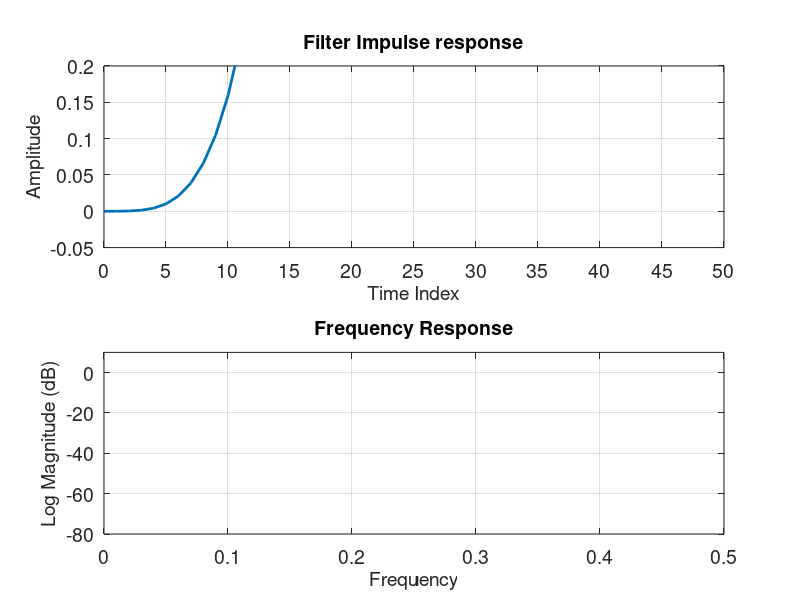
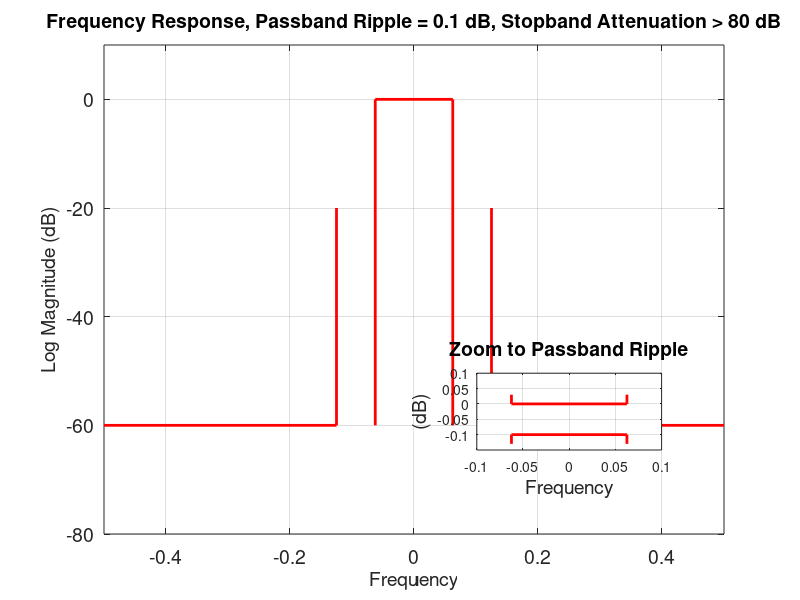
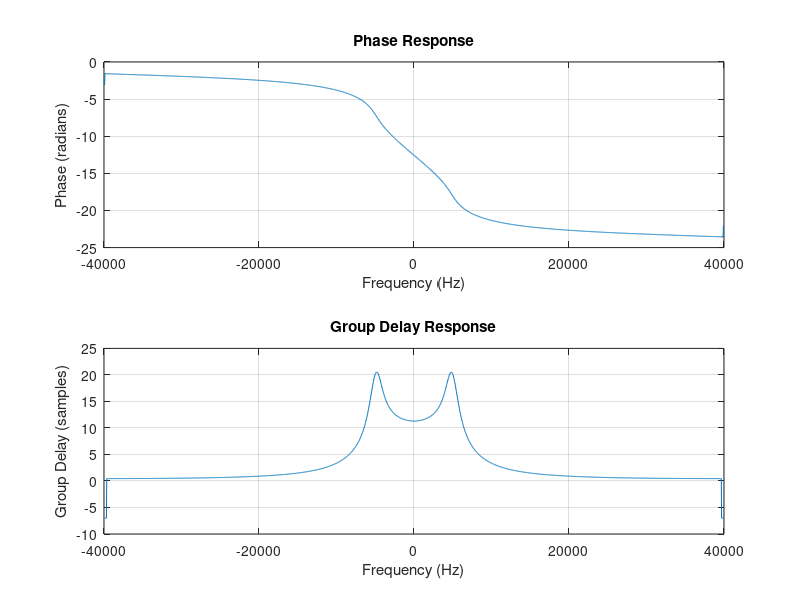
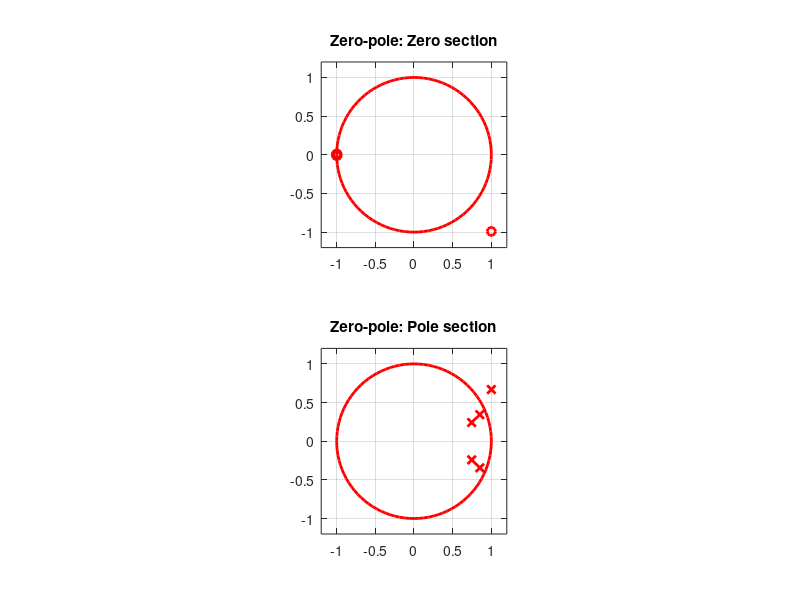

Source code (MATLAB) for these figures, in order:
% Clearing data
clc;
close all;
clf reset;
clear;

%%
% Set up

N=7;        % Order of filter
Rs= 60;     % Stopband ripple (dB)

% Math for stopband edge frequency
% W1 = (stopband frequency) / (sampling rate / 2)
sampling_rate = 80e3;
stop_freq = 10e3;
pass_freq = 5e3;

W1 = 2 * pass_freq / sampling_rate;
% W1 = 0.30;   % Normalized cutoff frequency (rounded up for margin)

% Designs a Chebyshev Type 2 digital filter
% Ripple in stopband, and ripple-free passband
% Outputs numerator (bb) and denominator (aa) coefficients
[bb,aa] = butter(N,W1);

%%%%%%%%%%%%%%%%%%%%%%%%%%%%%%%%%%%%%%%%%%%%%%%%%%%%%%%%
%%
% Second order sections (SOS): Represents higher-order filter
% as a cascade of second-order filters
% In our case, we represent a 7th order Chebyshev Type 2 digital filter
% as 4 2nd order filters
% Columns of the second order filter represents:
% c00, c10, c20, 1, c11, c22
% c00 - c20: represents coefficients for the numerator of the second-order
% filter
% 1 represents the scaling fators
% c11 - c22: represents coefficients for the demoninator of the second-order
% filter

[sos,g] = tf2sos(bb,aa);
% Plot magnitude and phase
% freqz(bb,aa)

% The produced second order section for cheby2 with 7-th degree
% 1.0000    1.0000         0    1.0000   -0.4406         0
% 1.0000    0.3187    1.0000    1.0000   -0.9782    0.2859
% 1.0000   -0.8076    1.0000    1.0000   -1.2103    0.5134
% 1.0000   -1.1418    1.0000    1.0000   -1.4942    0.8157

% Spliting by filters (also in order starting with c1 for cascade and 
% incrementing values for other 2nd order filters)
c1 = sos(1,:);
c2 = sos(2,:);
c3 = sos(3,:);
c4 = sos(4,:);

%%%%%%%%%%%%%%%%%%%%%%%%%%%%%%%%%%%%%%%%%%%%%%%%%%%%%%%%
%% 
% Calculating stage factor (used to normalize gain of each sos)
filter_cnt = length(sos(:,1));
factor = zeros(1,filter_cnt);

% Gets factor for each second-order filter
for i=1:filter_cnt
    factor(i) = sum(sos(i,4:6))/sum(sos(i,1:3)); 
end

%%%%%%%%%%%%%%%%%%%%%%%%%%%%%%%%%%%%%%%%%%%%%%%%%%%%%%%%
%% 
% Calculating impulse response (100 samples)
x = [1 zeros(1,100)];
weights = zeros(1,filter_cnt*2-1);
disp(length(weights))
% goes through each sample
feed_forward = 0;
output = zeros(1,101);
for n=1:101
    % Cascades through each filter
    for m=1:filter_cnt
        % w = 0;
        if (m == 1)
            w = x(n)-weights(1) * sos(m,5);                         % feedback term
            feed_forward = (w + weights(1)*sos(1,2))*factor(1);     % scaled feed forward term
            weights(1) = w;                                         % shift feedback into register
        else
            w = feed_forward - weights(2*m-2) * sos(m,5) - ...      % feedback term
                weights(2*m-1) * sos(m,6);
            feed_forward = (w + weights(2*m-2) * sos(m,2) + ...     % scaled feed forward term
                weights(2*m-1) * sos(m,3)) * factor(m);
            weights(2*m-1) = weights(2*m-2);                        % shift feedback from first register to second
            weights(2*m-2) = w;                                     % shift feedback into first
        end
        if (m == filter_cnt)
            output(n) = feed_forward;
        end
    end
end

figure(1)
subplot(2,1,1)
plot(0:100,output,'linewidth',2)
grid on
axis([0 50 -0.05 0.20])
set(gca,'fontsize',14)
set(gca,'xtick',[0:5:100])
title('Filter Impulse response','fontsize',14)
xlabel('Time Index','fontsize',14)
ylabel('Amplitude','fontsize',14)

subplot(2,1,2)
fft_hh = fftshift(20*log10(abs(fft(output,1024))));
plot(-0.5:1/1024:0.5-1/1024,fft_hh,'linewidth',2)
grid on
axis([0 0.5 -80 10])
set(gca,'fontsize',14)
title('Frequency Response','fontsize',14)
xlabel('Frequency','fontsize',14)
ylabel('Log Magnitude (dB)','fontsize',14)

%%%%%%%%%%%%%%%%%%%%%%%%%%%%%%%%%%%%%%%%%%%%%%%%%%%%%%%%
%% 
% Zoom to passband ripple
% Notice how changes to Wn changes where it stops
figure(2)
pb_percent = pass_freq/sampling_rate;
sb_percent = stop_freq/sampling_rate;

plot(-0.5:1/1024:0.5-1/1024,fft_hh,'linewidth',2)
hold on
plot([sb_percent sb_percent 0.5],[-20 -60 -60],'r','linewidth',2)
plot([-sb_percent -sb_percent -0.5],[-20 -60 -60],'r','linewidth',2)
plot([-pb_percent -pb_percent pb_percent pb_percent],[-60 0 0 -60],'r','linewidth',2)
hold off
grid on
axis([-0.5 0.5 -80 10])
set(gca,'fontsize',14)
title('Frequency Response, Passband Ripple = 0.1 dB, Stopband Attenuation > 80 dB','fontsize',14)
xlabel('Frequency','fontsize',14)
ylabel('Log Magnitude (dB)','fontsize',14)

axes('position',[0.596 0.25 0.231 0.128])
plot(-0.5:1/1024:0.5-1/1024,fft_hh,'linewidth',2)
hold on
plot([-0.0625 -0.0625 0.0625 0.0625],[-0.13 -0.1 -0.1 -0.13],'r','linewidth',2)
plot([-0.0625 -0.0625 0.0625 0.0625],[+0.03 +0.00 +0.00 +0.03],'r','linewidth',2)
hold off
grid on
axis([-0.1 0.1 -0.15 0.1])
title('Zoom to Passband Ripple','fontsize',14)
xlabel('Frequency','fontsize',14)
ylabel('(dB)','fontsize',14)

%%%%%%%%%%%%%%%%%%%%%%%%%%%%%%%%%%%%%%%%%%%%%%%%%%%%%%%%
%%
% Phase response and Group delay
figure(3)
[H, w] = freqz(bb, aa, 1024, sampling_rate);

% Extend to negative frequencies
w_full = [-flip(w(2:end)); w];     % Frequency axis from -fs/2 to fs/2
H_full = [conj(flip(H(2:end))); H]; % Mirror and conjugate response

% Phase response (unwrap to make it continuous)
% Represents how much phase distortion the filter has at each frequency
phase = unwrap(angle(H_full));

% Group delay (manually compute for negative frequencies)
% Represents how much time delay (in samples) the signal components
% experience at each frequency
[gd, w_gd] = grpdelay(bb, aa, 1024, sampling_rate);
gd_full = [flip(gd(2:end)); gd]; % Symmetric group delay for negative frequencies

% Plot Phase Response
subplot(2, 1, 1);
plot(w_full, phase);
title('Phase Response');
xlabel('Frequency (Hz)');
ylabel('Phase (radians)');
grid on;

% Plot Group Delay
subplot(2, 1, 2);
plot([-flip(w_gd(2:end)); w_gd], gd_full);
title('Group Delay Response');
xlabel('Frequency (Hz)');
ylabel('Group Delay (samples)');
grid on;


%%%%%%%%%%%%%%%%%%%%%%%%%%%%%%%%%%%%%%%%%%%%%%%%%%%%%%%%
% Pole-zero plot
% Used for understanding stability of system
% Zeros are the root of the numerators of the polynomial
% Poles are the root of the denominators of the polynomial

figure(4)
subplot(2,1,1)
plot(0,0)
plot(exp(1i*2*pi*(0:0.01:1)),'r','linewidth',2)
hold on

% Plotting zeroes
plot(-1,0,'ro','linewidth',2)
plot(roots(c2(1:3)),'ro','linewidth',2)
plot(roots(c3(1:3)),'ro','linewidth',2)
plot(roots(c4(1:3)),'ro','linewidth',2)

hold off
grid on
axis('equal')
axis([-1.2 1.2 -1.2 1.2])
title('Zero-pole: Zero section')

subplot(2,1,2)
plot(0,0)
plot(exp(1i*2*pi*(0:0.01:1)),'r','linewidth',2)
hold on

% Plotting poles
plot(-c1(5),0,'rx','linewidth',2)
plot(roots(c2(4:6)),'rx','linewidth',2)
plot(roots(c3(4:6)),'rx','linewidth',2)
plot(roots(c4(4:6)),'rx','linewidth',2)
hold off
grid on
axis('equal')
axis([-1.2 1.2 -1.2 1.2])
title('Zero-pole: Pole section')

%%%%%%%%%%%%%%%%%%%%%%%%%%%%%%%%%%%%%%%%%%%%%%%%%%%%%%%%
% Frequency response of each SOS
% Ran for 100 samples
figure(5)
h1=filter(c1(1,2), c1(4:5), [1 zeros(1,100)])*sum(c1(4:5))/sum(c1(1:2));
h2=filter(c2(1,3), c2(4:6), [1 zeros(1,100)])*sum(c2(4:6))/sum(c2(1:3));
h3=filter(c3(1,3), c3(4:6), [1 zeros(1,100)])*sum(c3(4:6))/sum(c3(1:3));
h4=filter(c4(1,3), c4(4:6), [1 zeros(1,100)])*sum(c4(4:6))/sum(c4(1:3));

fh1=fftshift(20*log10(abs(fft(h1,2048))));
fh2=fftshift(20*log10(abs(fft(h2,2048))));
fh3=fftshift(20*log10(abs(fft(h3,2048))));
fh4=fftshift(20*log10(abs(fft(h4,2048))));

subplot(2,2,1)
plot(-0.5:1/2048:0.5-1/2048,fh1,'linewidth',2)
grid on
axis([-0.15 0.15 -90 20])
title('Frequency Response H_1')

subplot(2,2,2)
plot(-0.5:1/2048:0.5-1/2048,fh2,'linewidth',2)
grid on
axis([-0.15 0.15 -90 20])
title('Frequency Response H_2')

subplot(2,2,3)
plot(-0.5:1/2048:0.5-1/2048,fh3,'linewidth',2)
grid on
axis([-0.15 0.15 -90 20])
title('Frequency Response H_3')

subplot(2,2,4)
plot(-0.5:1/2048:0.5-1/2048,fh4,'linewidth',2)
grid on
axis([-0.15 0.15 -90 20])
title('Frequency Response H_4')


%%%%%%%%%%%%%%%%%%%%%%%%%%%%%%%%%%%%%%%%%%%%%%%%%%%%%%%%
% Impulse response of each SOS
% Ran for 100 samples
figure(6)
h1=filter(c1(1,2), c1(4:5), [1 zeros(1,100)])*sum(c1(4:5))/sum(c1(1:2));
h2=filter(c2(1,3), c2(4:6), [1 zeros(1,100)])*sum(c2(4:6))/sum(c2(1:3));
h3=filter(c3(1,3), c3(4:6), [1 zeros(1,100)])*sum(c3(4:6))/sum(c3(1:3));
h4=filter(c4(1,3), c4(4:6), [1 zeros(1,100)])*sum(c4(4:6))/sum(c4(1:3));

subplot(2,2,1)
plot(0:100,h1,'linewidth',2)
grid on
% axis([-0.15 0.15 -90 20])
title('Impulse Response H_1')

subplot(2,2,2)
plot(0:100,h2,'linewidth',2)
grid on
% axis([-0.15 0.15 -90 20])
title('Impulse Response H_2')

subplot(2,2,3)
plot(0:100,h3,'linewidth',2)
grid on
% axis([-0.15 0.15 -90 20])
title('Impulse Response H_3')

subplot(2,2,4)
plot(0:100,h4,'linewidth',2)
grid on
% axis([-0.15 0.15 -90 20])
title('Impulse Response H_4')

